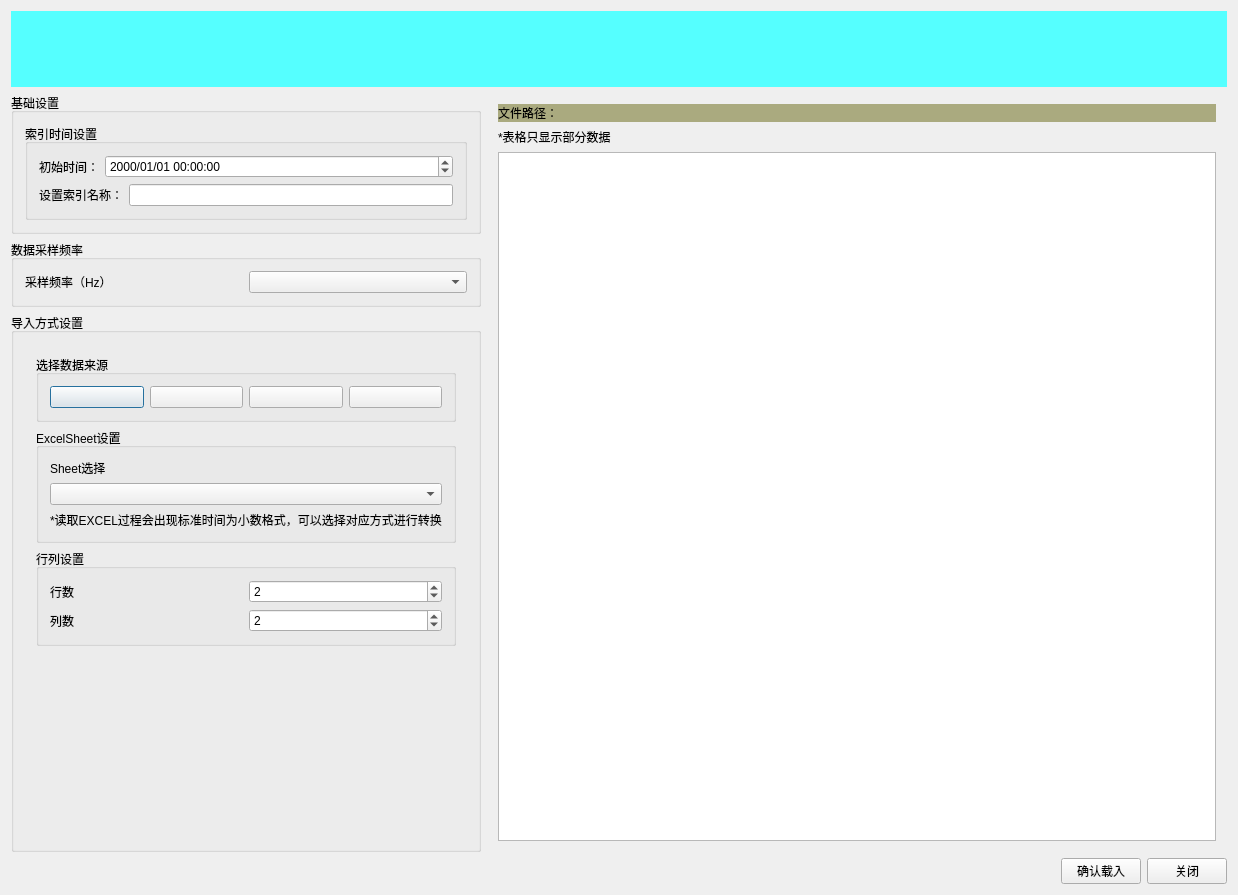
<?xml version="1.0" encoding="UTF-8"?>
<ui version="4.0">
 <class>DialogLoadDataClass</class>
 <widget class="QDialog" name="DialogLoadDataClass">
  <property name="geometry">
   <rect>
    <x>0</x>
    <y>0</y>
    <width>1238</width>
    <height>895</height>
   </rect>
  </property>
  <property name="windowTitle">
   <string>DialogLoadData</string>
  </property>
  <layout class="QVBoxLayout" name="verticalLayout_13" stretch="1,10,1">
   <item>
    <widget class="QLabel" name="labelreminder">
     <property name="styleSheet">
      <string notr="true">background-color: rgb(85, 255, 255);</string>
     </property>
     <property name="text">
      <string/>
     </property>
    </widget>
   </item>
   <item>
    <layout class="QHBoxLayout" name="horizontalLayout_3" stretch="1,3">
     <item>
      <layout class="QVBoxLayout" name="verticalLayout_10">
       <item>
        <widget class="QGroupBox" name="groupBox_5">
         <property name="title">
          <string>基础设置</string>
         </property>
         <layout class="QHBoxLayout" name="horizontalLayout_2">
          <item>
           <widget class="QGroupBox" name="groupBox_4">
            <property name="title">
             <string>索引时间设置</string>
            </property>
            <layout class="QGridLayout" name="gridLayout_2">
             <item row="0" column="0">
              <widget class="QLabel" name="label_2">
               <property name="text">
                <string>初始时间：</string>
               </property>
              </widget>
             </item>
             <item row="0" column="1" colspan="2">
              <widget class="QDateTimeEdit" name="dateTimeEdit">
               <property name="displayFormat">
                <string>yyyy/MM/dd HH:mm:ss</string>
               </property>
              </widget>
             </item>
             <item row="1" column="0" colspan="2">
              <widget class="QLabel" name="label_3">
               <property name="text">
                <string>设置索引名称：</string>
               </property>
              </widget>
             </item>
             <item row="1" column="2">
              <widget class="QLineEdit" name="lineEditindex"/>
             </item>
            </layout>
           </widget>
          </item>
         </layout>
        </widget>
       </item>
       <item>
        <widget class="QGroupBox" name="groupBoxfre">
         <property name="title">
          <string>数据采样频率</string>
         </property>
         <layout class="QHBoxLayout" name="horizontalLayout_5">
          <item>
           <widget class="QLabel" name="label_8">
            <property name="text">
             <string>采样频率（Hz）</string>
            </property>
           </widget>
          </item>
          <item>
           <widget class="QComboBox" name="comboBoxfre"/>
          </item>
         </layout>
        </widget>
       </item>
       <item>
        <widget class="QGroupBox" name="groupBox_6">
         <property name="title">
          <string>导入方式设置</string>
         </property>
         <layout class="QVBoxLayout" name="verticalLayout_8">
          <item>
           <widget class="QStackedWidget" name="stackedWidgetsetting">
            <property name="currentIndex">
             <number>0</number>
            </property>
            <widget class="QWidget" name="pagenormal">
             <layout class="QVBoxLayout" name="verticalLayout_15">
              <item>
               <layout class="QVBoxLayout" name="verticalLayout_7">
                <item>
                 <widget class="QGroupBox" name="groupBox_3">
                  <property name="title">
                   <string>选择数据来源</string>
                  </property>
                  <layout class="QVBoxLayout" name="verticalLayout_3">
                   <item>
                    <layout class="QVBoxLayout" name="verticalLayout_4">
                     <item>
                      <layout class="QHBoxLayout" name="horizontalLayout">
                       <item>
                        <widget class="QPushButton" name="pushButtontxt">
                         <property name="text">
                          <string/>
                         </property>
                         <property name="icon">
                          <iconset>
                           <normaloff>res/Icon/txt.jpg</normaloff>res/Icon/txt.jpg</iconset>
                         </property>
                         <property name="iconSize">
                          <size>
                           <width>40</width>
                           <height>40</height>
                          </size>
                         </property>
                        </widget>
                       </item>
                       <item>
                        <widget class="QPushButton" name="pushButtonexcel">
                         <property name="text">
                          <string/>
                         </property>
                         <property name="icon">
                          <iconset>
                           <normaloff>res/Icon/excel.jpg</normaloff>res/Icon/excel.jpg</iconset>
                         </property>
                         <property name="iconSize">
                          <size>
                           <width>40</width>
                           <height>40</height>
                          </size>
                         </property>
                        </widget>
                       </item>
                       <item>
                        <widget class="QPushButton" name="pushButtonclipboard">
                         <property name="text">
                          <string/>
                         </property>
                         <property name="icon">
                          <iconset>
                           <normaloff>res/Icon/clipborad.jpg</normaloff>res/Icon/clipborad.jpg</iconset>
                         </property>
                         <property name="iconSize">
                          <size>
                           <width>40</width>
                           <height>40</height>
                          </size>
                         </property>
                        </widget>
                       </item>
                       <item>
                        <widget class="QPushButton" name="pushButtontable">
                         <property name="text">
                          <string/>
                         </property>
                         <property name="icon">
                          <iconset>
                           <normaloff>res/Icon/table.jpg</normaloff>res/Icon/table.jpg</iconset>
                         </property>
                         <property name="iconSize">
                          <size>
                           <width>40</width>
                           <height>40</height>
                          </size>
                         </property>
                        </widget>
                       </item>
                      </layout>
                     </item>
                    </layout>
                   </item>
                  </layout>
                 </widget>
                </item>
                <item>
                 <widget class="QGroupBox" name="groupBoxexcel">
                  <property name="title">
                   <string>ExcelSheet设置</string>
                  </property>
                  <layout class="QVBoxLayout" name="verticalLayout_5">
                   <item>
                    <widget class="QLabel" name="label_5">
                     <property name="text">
                      <string>Sheet选择</string>
                     </property>
                    </widget>
                   </item>
                   <item>
                    <widget class="QComboBox" name="comboBoxsheet"/>
                   </item>
                   <item>
                    <widget class="QLabel" name="label_6">
                     <property name="text">
                      <string>*读取EXCEL过程会出现标准时间为小数格式，可以选择对应方式进行转换</string>
                     </property>
                    </widget>
                   </item>
                  </layout>
                 </widget>
                </item>
                <item>
                 <widget class="QGroupBox" name="groupBoxtable">
                  <property name="title">
                   <string>行列设置</string>
                  </property>
                  <layout class="QGridLayout" name="gridLayout_3">
                   <item row="0" column="1">
                    <widget class="QSpinBox" name="spinBoxrow">
                     <property name="minimum">
                      <number>1</number>
                     </property>
                     <property name="maximum">
                      <number>1000</number>
                     </property>
                     <property name="value">
                      <number>2</number>
                     </property>
                    </widget>
                   </item>
                   <item row="1" column="1">
                    <widget class="QSpinBox" name="spinBoxcolumn">
                     <property name="minimum">
                      <number>1</number>
                     </property>
                     <property name="maximum">
                      <number>1000</number>
                     </property>
                     <property name="value">
                      <number>2</number>
                     </property>
                    </widget>
                   </item>
                   <item row="0" column="0">
                    <widget class="QLabel" name="label">
                     <property name="text">
                      <string>行数</string>
                     </property>
                    </widget>
                   </item>
                   <item row="1" column="0">
                    <widget class="QLabel" name="label_4">
                     <property name="text">
                      <string>列数</string>
                     </property>
                    </widget>
                   </item>
                  </layout>
                 </widget>
                </item>
                <item>
                 <spacer name="verticalSpacer_2">
                  <property name="orientation">
                   <enum>Qt::Vertical</enum>
                  </property>
                  <property name="sizeHint" stdset="0">
                   <size>
                    <width>20</width>
                    <height>88</height>
                   </size>
                  </property>
                 </spacer>
                </item>
               </layout>
              </item>
             </layout>
            </widget>
           </widget>
          </item>
         </layout>
        </widget>
       </item>
      </layout>
     </item>
     <item>
      <widget class="QStackedWidget" name="stackedWidgetshow">
       <property name="currentIndex">
        <number>0</number>
       </property>
       <widget class="QWidget" name="pagetable">
        <layout class="QVBoxLayout" name="verticalLayout_11">
         <item>
          <layout class="QVBoxLayout" name="verticalLayout_9">
           <item>
            <widget class="QLabel" name="labelfilepath">
             <property name="styleSheet">
              <string notr="true">background-color: rgb(170, 170, 127);</string>
             </property>
             <property name="text">
              <string>文件路径：</string>
             </property>
            </widget>
           </item>
           <item>
            <widget class="QLabel" name="label_7">
             <property name="text">
              <string>*表格只显示部分数据</string>
             </property>
            </widget>
           </item>
           <item>
            <widget class="TableViewLoadHistory" name="tableView"/>
           </item>
          </layout>
         </item>
        </layout>
       </widget>
      </widget>
     </item>
    </layout>
   </item>
   <item>
    <layout class="QHBoxLayout" name="horizontalLayout_4">
     <item>
      <spacer name="horizontalSpacer">
       <property name="orientation">
        <enum>Qt::Horizontal</enum>
       </property>
       <property name="sizeHint" stdset="0">
        <size>
         <width>40</width>
         <height>20</height>
        </size>
       </property>
      </spacer>
     </item>
     <item>
      <widget class="QPushButton" name="pushButtonnext">
       <property name="text">
        <string>确认载入</string>
       </property>
       <property name="icon">
        <iconset>
         <normaloff>C:/Users/SoftWare/WellTest/WellTest/Resources/Icon/page/next.png</normaloff>C:/Users/SoftWare/WellTest/WellTest/Resources/Icon/page/next.png</iconset>
       </property>
      </widget>
     </item>
     <item>
      <widget class="QPushButton" name="pushButtonclose">
       <property name="text">
        <string>关闭</string>
       </property>
      </widget>
     </item>
    </layout>
   </item>
  </layout>
 </widget>
 <layoutdefault spacing="6" margin="11"/>
 <customwidgets>
  <customwidget>
   <class>TableViewLoadHistory</class>
   <extends>QTableView</extends>
   <header>tableviewloadhistory.h</header>
  </customwidget>
 </customwidgets>
 <resources/>
 <connections/>
</ui>
